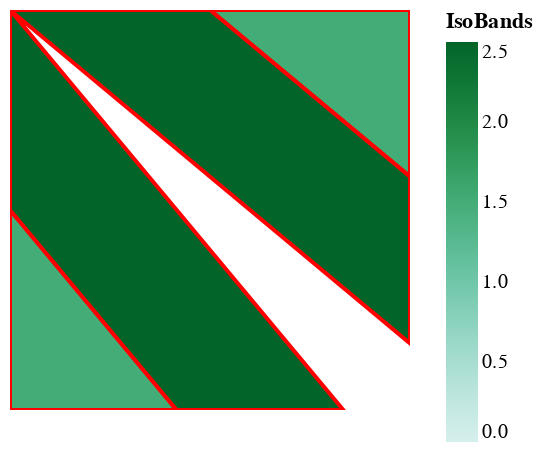

The code cell stored with this chart in its notebook:
### Code cell
p0 = (0,0)
p1 = (2,0)
p2 = (2,1)
p3 = (0,1)

x = [[0, 2], [0, 2]]
y = [[0, 1], [2, 1]]
z = [[3, 2], [2, 3.2]]

df = find_isobands(x, y, z, [0, 1.5, 2.5, 3], transform_id, transform_id)

g_df = alt.Chart(alt.Data(values=df['features'])
).mark_geoshape(
    stroke='red',
    strokeWidth=2,
    clip=True,
    cornerRadius=2
).encode(
    alt.Color(
        'properties.z_low:Q', 
        scale=alt.Scale(scheme='bluegreen'),
        title = "IsoBands")
).project('identity'
).properties(
    width=200,
    height=200
)

g_df

### Figure 1 — Vega-Lite specification as saved in the notebook (floating-point values rounded to 4 significant figures)
{"config": {"view": {"continuousWidth": 400, "continuousHeight": 300}}, "data": {"values": [{"type": "Feature", "geometry": {"type": "MultiPolygon", "coordinates": [[]]}, "properties": {"z_low": 0, "z_high": 1.5, "stroke": "#000000", "stroke-opacity": 0, "stroke-width": 0, "fill-opacity": 1, "fill": "#5c77a5"}}, {"type": "Feature", "geometry": {"type": "MultiPolygon", "coordinates": [[[[1.0, 0.0, 10000.0], [2.0, 0.8333, 10000.0], [2, 0.0, 10000.0], [1.0, 0.0, 10000.0]], [[0.0, 1.0, 10000.0], [0.8333, 2.0, 10000.0], [0, 2.0, 10000.0], [0.0, 1.0, 10000.0]]]]}, "properties": {"z_low": 1.5, "z_high": 2.5, "stroke": "#000000", "stroke-opacity": 0, "stroke-width": 0, "fill-opacity": 1, "fill": "#dc842a"}}, {"type": "Feature", "geometry": {"type": "MultiPolygon", "coordinates": [[[[1.0, 0.0, 10003], [2.0, 0.8333, 10003], [2.0, 1.667, 10003], [0.0, 0.0, 10003], [0, 0.0, 10003], [1.0, 0.0, 10003]], [[0.0, 1.0, 10003], [0.8333, 2.0, 10003], [1.667, 2.0, 10003], [0.0, 0.0, 10003], [0, 0.0, 10003], [0.0, 1.0, 10003]]]]}, "properties": {"z_low": 2.5, "z_high": 3, "stroke": "#000000", "stroke-opacity": 0, "stroke-width": 0, "fill-opacity": 1, "fill": "#c85857"}}]}, "mark": {"type": "geoshape", "clip": true, "cornerRadius": 2, "stroke": "red", "strokeWidth": 2}, "encoding": {"color": {"type": "quantitative", "field": "properties.z_low", "scale": {"scheme": "bluegreen"}, "title": "IsoBands"}}, "height": 200, "projection": {"type": "identity"}, "width": 200, "$schema": "https://vega.github.io/schema/vega-lite/v4.8.1.json"}
